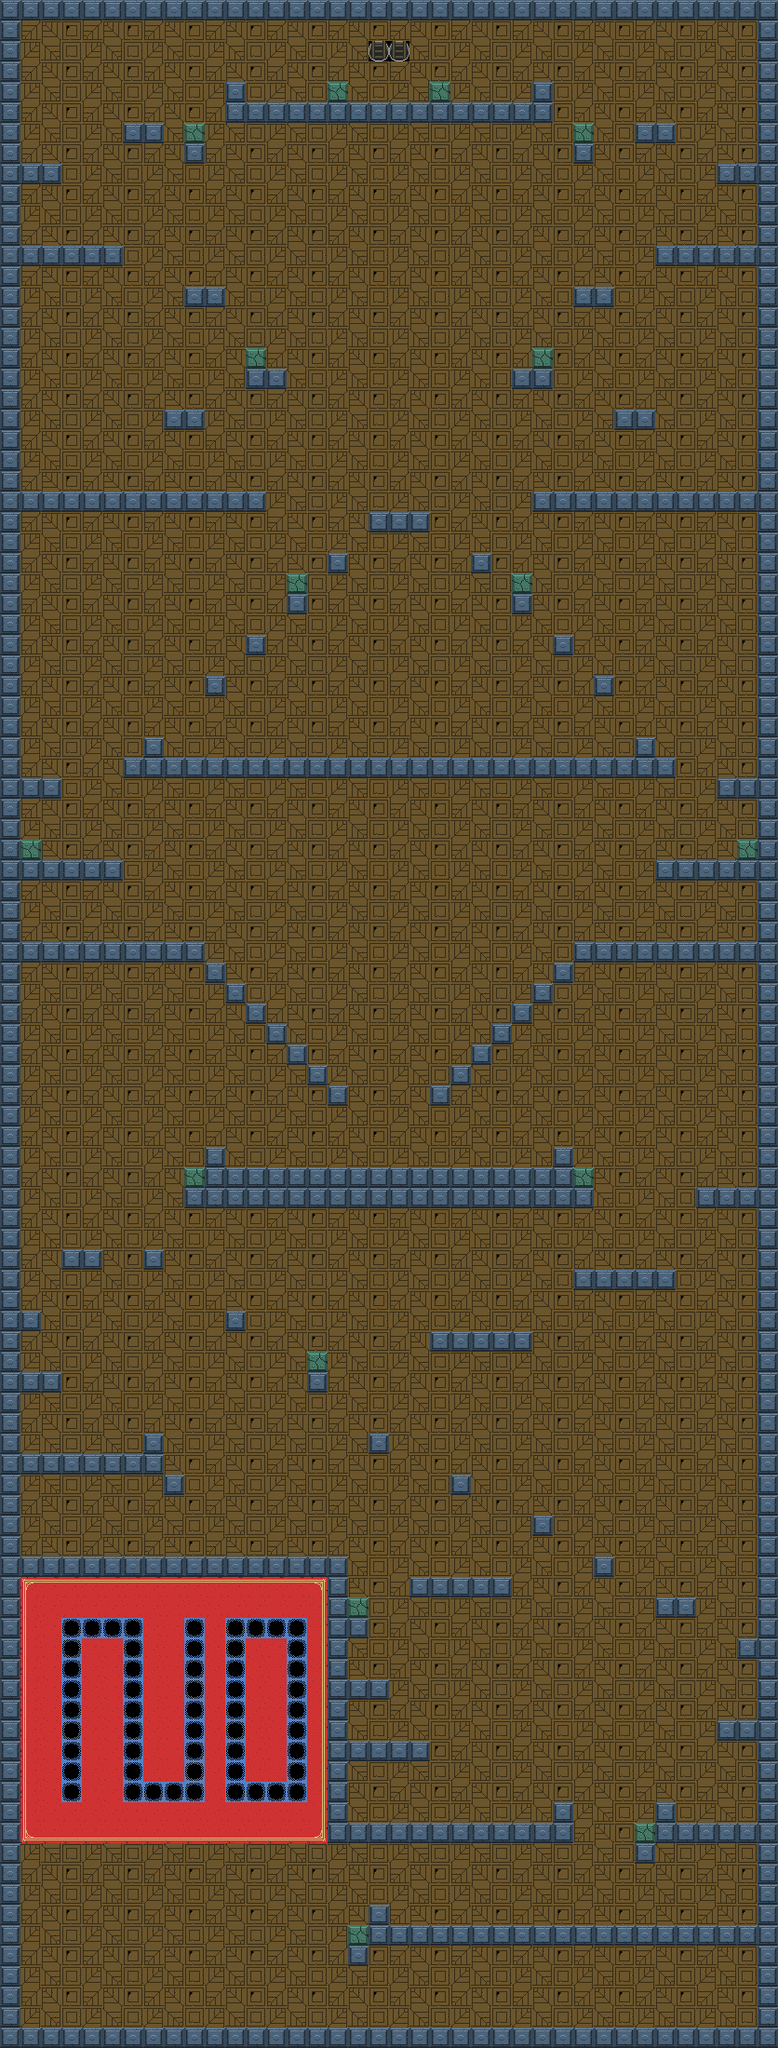

A level layout from a 2D game, rendered from its tile map. Below: a short description, then the map file with tile-grid data replaced by summaries:
An orthogonal 38x100 tile map with 22x22 px tiles, 4 tile layers (background, decoration, ground, coins) and 131 objects.

<map version="1.0" orientation="orthogonal" renderorder="right-down" width="38" height="100" tilewidth="22" tileheight="22" nextobjectid="166">
 <tileset firstgid="1" name="687474703a2f2f692e696d6775722e636f6d2f6856694b67416e2e706e67" tilewidth="22" tileheight="22" spacing="2" margin="25" tilecount="2255" columns="55">
  <image source="687474703a2f2f692e696d6775722e636f6d2f6856694b67416e2e706e67.png" width="1366" height="1007" />
  <tile id="216">
   <animation>
    <frame tileid="216" duration="100" />
    <frame tileid="218" duration="100" />
   </animation>
  </tile>
  <tile id="218">
   <animation>
    <frame tileid="216" duration="100" />
    <frame tileid="218" duration="100" />
   </animation>
  </tile>
  <tile id="551">
   <animation>
    <frame tileid="216" duration="100" />
    <frame tileid="218" duration="100" />
   </animation>
  </tile>
 </tileset>
 <layer name="background" width="38" height="100">
  <data>[3800 cells, 3800 non-empty, 7 distinct tile ids]</data>
 </layer>
 <layer name="decoration" width="38" height="100">
  <data>[3800 cells, 195 non-empty, 10 distinct tile ids]</data>
 </layer>
 <layer name="ground" width="38" height="100">
  <data>[3800 cells, 591 non-empty, 1 distinct tile ids]</data>
 </layer>
 <objectgroup name="ground">
  <object id="1" x="0" y="2178" width="836" height="22" />
  <object id="2" x="814" y="0" width="22" height="2200" />
  <object id="5" x="0" y="0" width="22" height="2200" />
  <object id="6" x="0" y="0" width="836" height="22" />
  <object id="7" x="396" y="2046" width="22" height="44" />
  <object id="8" x="374" y="2090" width="22" height="22" />
  <object id="9" x="418" y="2068" width="396" height="22" />
  <object id="10" x="704" y="1936" width="22" height="44" />
  <object id="11" x="726" y="1958" width="88" height="22" />
  <object id="12" x="682" y="1980" width="22" height="22" />
  <object id="13" x="594" y="1936" width="22" height="44" />
  <object id="14" x="352" y="1694" width="22" height="286" />
  <object id="15" x="374" y="1958" width="220" height="22" />
  <object id="16" x="374" y="1870" width="88" height="22" />
  <object id="17" x="374" y="1804" width="44" height="22" />
  <object id="18" x="374" y="1738" width="22" height="22" />
  <object id="19" x="770" y="1848" width="44" height="22" />
  <object id="20" x="792" y="1760" width="22" height="22" />
  <object id="21" x="704" y="1716" width="44" height="22" />
  <object id="22" x="638" y="1672" width="22" height="22" />
  <object id="23" x="572" y="1628" width="22" height="22" />
  <object id="24" x="484" y="1584" width="22" height="22" />
  <object id="25" x="396" y="1540" width="22" height="22" />
  <object id="26" x="440" y="1694" width="110" height="22" />
  <object id="27" x="176" y="1584" width="22" height="22" />
  <object id="28" x="22" y="1562" width="132" height="22" />
  <object id="29" x="154" y="1540" width="22" height="44" />
  <object id="30" x="330" y="1474" width="22" height="22" />
  <object id="31" x="242" y="1408" width="22" height="22" />
  <object id="32" x="154" y="1342" width="22" height="22" />
  <object id="33" x="66" y="1342" width="44" height="22" />
  <object id="34" x="22" y="1408" width="22" height="22" />
  <object id="35" x="22" y="1474" width="44" height="22" />
  <object id="36" x="462" y="1430" width="110" height="22" />
  <object id="37" x="616" y="1364" width="110" height="22" />
  <object id="38" x="748" y="1276" width="66" height="22" />
  <object id="39" x="220" y="1254" width="396" height="44" />
  <object id="40" x="616" y="1276" width="22" height="22" />
  <object id="41" x="198" y="1276" width="22" height="22" />
  <object id="42" x="220" y="1232" width="22" height="22" />
  <object id="43" x="594" y="1232" width="22" height="22" />
  <object id="44" x="462" y="1166" width="22" height="22" />
  <object id="45" x="484" y="1144" width="22" height="22" />
  <object id="46" x="506" y="1122" width="22" height="22" />
  <object id="47" x="528" y="1100" width="22" height="22" />
  <object id="48" x="550" y="1078" width="22" height="22" />
  <object id="49" x="572" y="1056" width="22" height="22" />
  <object id="50" x="594" y="1034" width="22" height="22" />
  <object id="51" x="616" y="1012" width="198" height="22" />
  <object id="52" x="22" y="1012" width="198" height="22" />
  <object id="53" x="220" y="1034" width="22" height="22" />
  <object id="54" x="242" y="1056" width="22" height="22" />
  <object id="55" x="264" y="1078" width="22" height="22" />
  <object id="56" x="286" y="1100" width="22" height="22" />
  <object id="57" x="308" y="1122" width="22" height="22" />
  <object id="58" x="330" y="1144" width="22" height="22" />
  <object id="59" x="352" y="1166" width="22" height="22" />
  <object id="60" x="22" y="924" width="110" height="22" />
  <object id="61" x="704" y="924" width="110" height="22" />
  <object id="62" x="770" y="836" width="44" height="22" />
  <object id="63" x="22" y="836" width="44" height="22" />
  <object id="64" x="154" y="792" width="22" height="44" />
  <object id="65" x="176" y="814" width="506" height="22" />
  <object id="66" x="682" y="792" width="22" height="44" />
  <object id="67" x="704" y="814" width="22" height="22" />
  <object id="68" x="132" y="814" width="22" height="22" />
  <object id="69" x="220" y="726" width="22" height="22" />
  <object id="70" x="264" y="682" width="22" height="22" />
  <object id="71" x="308" y="638" width="22" height="22" />
  <object id="72" x="352" y="594" width="22" height="22" />
  <object id="73" x="506" y="594" width="22" height="22" />
  <object id="74" x="550" y="638" width="22" height="22" />
  <object id="75" x="594" y="682" width="22" height="22" />
  <object id="76" x="638" y="726" width="22" height="22" />
  <object id="77" x="396" y="550" width="66" height="22" />
  <object id="78" x="572" y="528" width="242" height="22" />
  <object id="79" x="22" y="528" width="264" height="22" />
  <object id="87" x="704" y="264" width="110" height="22" />
  <object id="88" x="22" y="264" width="110" height="22" />
  <object id="91" x="242" y="110" width="352" height="22" />
  <object id="122" x="22" y="1672" width="352" height="22" />
  <object id="124" x="242" y="88" width="22" height="22" />
  <object id="125" x="572" y="88" width="22" height="22" />
  <object id="151" x="22" y="176" width="44" height="22" />
  <object id="152" x="132" y="132" width="44" height="22" />
  <object id="153" x="198" y="154" width="22" height="22" />
  <object id="154" x="198" y="308" width="44" height="22" />
  <object id="155" x="264" y="396" width="44" height="22" />
  <object id="158" x="550" y="396" width="44" height="22" />
  <object id="159" x="616" y="308" width="44" height="22" />
  <object id="161" x="682" y="132" width="44" height="22" />
  <object id="162" x="770" y="176" width="44" height="22" />
  <object id="163" x="616" y="154" width="22" height="22" />
  <object id="164" x="660" y="440" width="44" height="22" />
  <object id="165" x="176" y="440" width="44" height="22" />
 </objectgroup>
 <layer name="coins" width="38" height="100">
  <data>[3800 cells, 16 non-empty, 1 distinct tile ids]</data>
 </layer>
 <objectgroup name="coins">
  <object id="95" x="374" y="2068" width="22" height="22" />
  <object id="96" x="682" y="1958" width="22" height="22" />
  <object id="97" x="374" y="1716" width="22" height="22" />
  <object id="98" x="330" y="1452" width="22" height="22" />
  <object id="99" x="198" y="1254" width="22" height="22" />
  <object id="100" x="616" y="1254" width="22" height="22" />
  </objectgroup>
 <objectgroup name="flintstone">
  <!-- 20 objects omitted --></objectgroup>
 <objectgroup name="badguy">
  <!-- 18 objects omitted --></objectgroup>
 <objectgroup name="parrot">
  <!-- 14 objects omitted --></objectgroup>
 <objectgroup name="jasmine">
  <!-- 1 objects omitted --></objectgroup>
</map>
<!-- 30 of 131 objects omitted -->